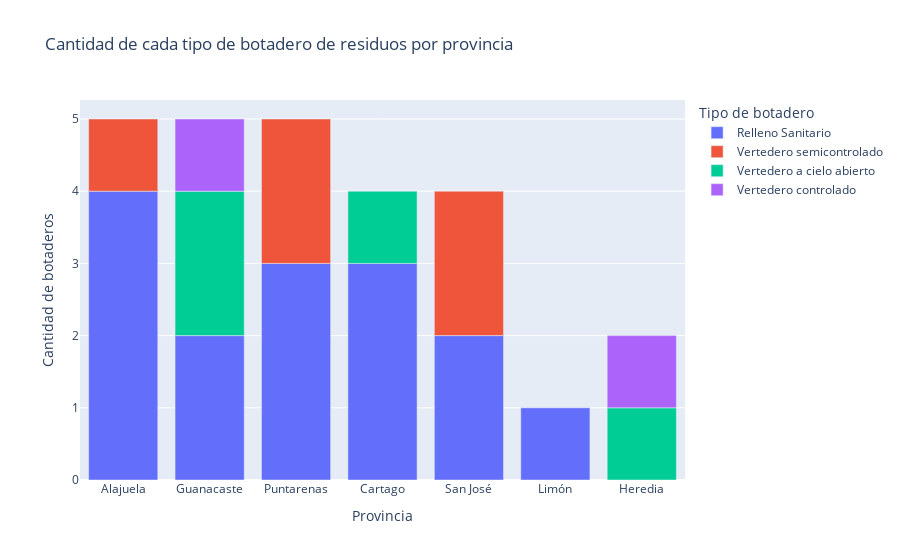

Notebook code for this chart:
### Markdown cell above
#### Gráfico de la cantidad y tipo de botaderos según Provincia

### Code cell
# Contabilizar la cantidad de cada tipo de botadero por provincia
tipo_botadero_provincia_conteo = botaderos.groupby(['provincia', 'tipo']).size().reset_index(name='cantidad')

# Calcular la cantidad total de botaderos por provincia
total_botaderos_provincia = tipo_botadero_provincia_conteo.groupby('provincia')['cantidad'].sum().reset_index()

# Unir el conteo de tipos con el total para ordenar
tipo_botadero_provincia_conteo = tipo_botadero_provincia_conteo.merge(total_botaderos_provincia, on='provincia', suffixes=('', '_total'))

# Ordenar por la cantidad total de botaderos
tipo_botadero_provincia_conteo = tipo_botadero_provincia_conteo.sort_values(by='cantidad_total', ascending=False)

# Crear el gráfico de barras en Plotly
fig = px.bar(tipo_botadero_provincia_conteo, 
             x='provincia', 
             y='cantidad', 
             color='tipo', 
             title='Cantidad de cada tipo de botadero de residuos por provincia',
             labels={'provincia': 'Provincia', 'cantidad': 'Cantidad de botaderos', 'tipo': 'Tipo de botadero'})

# Mostrar el gráfico
fig.show()

### Figure 1 — Plotly figure (JSON) as saved in the notebook; plotly's stock layout.template omitted (floating-point values rounded to 4 significant figures)
{"data": [{"alignmentgroup": "True", "hovertemplate": "Tipo de botadero=Relleno Sanitario<br>Provincia=%{x}<br>Cantidad de botaderos=%{y}<extra></extra>", "legendgroup": "Relleno Sanitario", "marker": {"color": "#636efa", "pattern": {"shape": ""}}, "name": "Relleno Sanitario", "offsetgroup": "Relleno Sanitario", "orientation": "v", "showlegend": true, "textposition": "auto", "type": "bar", "x": ["Alajuela", "Guanacaste", "Puntarenas", "Cartago", "San José", "Limón"], "xaxis": "x", "y": [4, 2, 3, 3, 2, 1], "yaxis": "y"}, {"alignmentgroup": "True", "hovertemplate": "Tipo de botadero=Vertedero semicontrolado<br>Provincia=%{x}<br>Cantidad de botaderos=%{y}<extra></extra>", "legendgroup": "Vertedero semicontrolado", "marker": {"color": "#EF553B", "pattern": {"shape": ""}}, "name": "Vertedero semicontrolado", "offsetgroup": "Vertedero semicontrolado", "orientation": "v", "showlegend": true, "textposition": "auto", "type": "bar", "x": ["Alajuela", "Puntarenas", "San José"], "xaxis": "x", "y": [1, 2, 2], "yaxis": "y"}, {"alignmentgroup": "True", "hovertemplate": "Tipo de botadero=Vertedero a cielo abierto<br>Provincia=%{x}<br>Cantidad de botaderos=%{y}<extra></extra>", "legendgroup": "Vertedero a cielo abierto", "marker": {"color": "#00cc96", "pattern": {"shape": ""}}, "name": "Vertedero a cielo abierto", "offsetgroup": "Vertedero a cielo abierto", "orientation": "v", "showlegend": true, "textposition": "auto", "type": "bar", "x": ["Guanacaste", "Cartago", "Heredia"], "xaxis": "x", "y": [2, 1, 1], "yaxis": "y"}, {"alignmentgroup": "True", "hovertemplate": "Tipo de botadero=Vertedero controlado<br>Provincia=%{x}<br>Cantidad de botaderos=%{y}<extra></extra>", "legendgroup": "Vertedero controlado", "marker": {"color": "#ab63fa", "pattern": {"shape": ""}}, "name": "Vertedero controlado", "offsetgroup": "Vertedero controlado", "orientation": "v", "showlegend": true, "textposition": "auto", "type": "bar", "x": ["Guanacaste", "Heredia"], "xaxis": "x", "y": [1, 1], "yaxis": "y"}], "layout": {"barmode": "relative", "legend": {"title": {"text": "Tipo de botadero"}, "tracegroupgap": 0}, "title": {"text": "Cantidad de cada tipo de botadero de residuos por provincia"}, "xaxis": {"anchor": "y", "domain": [0, 1], "title": {"text": "Provincia"}}, "yaxis": {"anchor": "x", "domain": [0, 1], "title": {"text": "Cantidad de botaderos"}}}}
